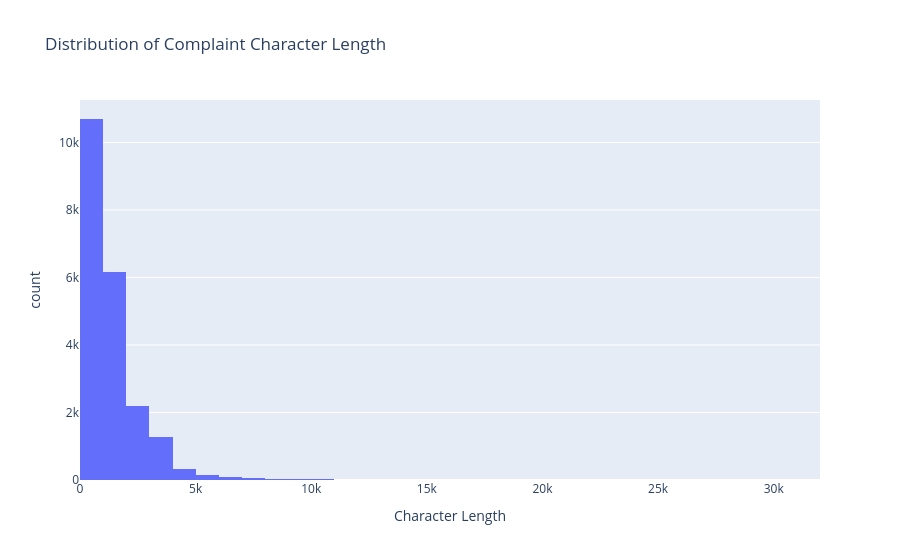

Notebook source saved alongside this figure:
### Markdown cell above
## Exploratory data analysis to get familiar with the data.

Write the code in this task to perform the following:

*   Visualise the data according to the 'Complaint' character length
*   Using a word cloud find the top 40 words by frequency among all the articles after processing the text
*   Find the top unigrams,bigrams and trigrams by frequency among all the complaints after processing the text. ‘

### Code cell
# Write your code here to visualise the data according to the 'Complaint' character length
df_clean['complaint_length'] = df_clean['complaint_what_happened'].apply(len)
fig = px.histogram(df_clean, x='complaint_length', nbins=50, title='Distribution of Complaint Character Length', labels ={'complaint_length' :'Character Length'} )

fig.show()

### Figure 1 — Plotly figure (JSON) as saved in the notebook; plotly's stock layout.template omitted (floating-point values rounded to 4 significant figures; data arrays with more than 128 entries replaced by an {"elided": "..."} marker saying what was removed)
{"data": [{"bingroup": "x", "hovertemplate": "Character Length=%{x}<br>count=%{y}<extra></extra>", "legendgroup": "", "marker": {"color": "#636efa", "pattern": {"shape": ""}}, "name": "", "nbinsx": 50, "orientation": "v", "showlegend": false, "type": "histogram", "x": {"elided": "21072 int values"}, "xaxis": "x", "yaxis": "y"}], "layout": {"barmode": "relative", "legend": {"tracegroupgap": 0}, "title": {"text": "Distribution of Complaint Character Length"}, "xaxis": {"anchor": "y", "domain": [0, 1], "title": {"text": "Character Length"}}, "yaxis": {"anchor": "x", "domain": [0, 1], "title": {"text": "count"}}}}
